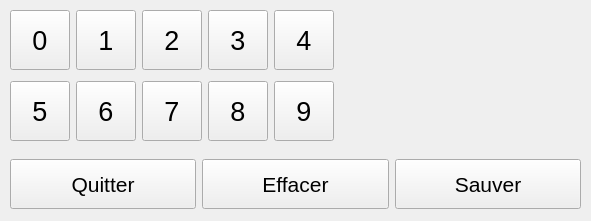
<?xml version="1.0" encoding="UTF-8"?>
<ui version="4.0">
 <class>NumericInputDialog</class>
 <widget class="QWidget" name="NumericInputDialog">
  <property name="geometry">
   <rect>
    <x>0</x>
    <y>0</y>
    <width>591</width>
    <height>221</height>
   </rect>
  </property>
  <property name="windowTitle">
   <string>Change degradeur(s)</string>
  </property>
  <property name="styleSheet">
   <string notr="true"/>
  </property>
  <widget class="QWidget" name="gridLayoutWidget">
   <property name="geometry">
    <rect>
     <x>10</x>
     <y>0</y>
     <width>326</width>
     <height>141</height>
    </rect>
   </property>
   <layout class="QGridLayout" name="gridLayout">
    <item row="0" column="2">
     <widget class="QPushButton" name="pushButton_2">
      <property name="sizePolicy">
       <sizepolicy hsizetype="Fixed" vsizetype="Fixed">
        <horstretch>0</horstretch>
        <verstretch>0</verstretch>
       </sizepolicy>
      </property>
      <property name="minimumSize">
       <size>
        <width>60</width>
        <height>60</height>
       </size>
      </property>
      <property name="maximumSize">
       <size>
        <width>50</width>
        <height>50</height>
       </size>
      </property>
      <property name="font">
       <font>
        <pointsize>20</pointsize>
       </font>
      </property>
      <property name="text">
       <string>2</string>
      </property>
     </widget>
    </item>
    <item row="0" column="1">
     <widget class="QPushButton" name="pushButton_1">
      <property name="sizePolicy">
       <sizepolicy hsizetype="Fixed" vsizetype="Fixed">
        <horstretch>0</horstretch>
        <verstretch>0</verstretch>
       </sizepolicy>
      </property>
      <property name="minimumSize">
       <size>
        <width>60</width>
        <height>60</height>
       </size>
      </property>
      <property name="maximumSize">
       <size>
        <width>50</width>
        <height>50</height>
       </size>
      </property>
      <property name="font">
       <font>
        <pointsize>20</pointsize>
       </font>
      </property>
      <property name="text">
       <string>1</string>
      </property>
     </widget>
    </item>
    <item row="0" column="3">
     <widget class="QPushButton" name="pushButton_3">
      <property name="sizePolicy">
       <sizepolicy hsizetype="Fixed" vsizetype="Fixed">
        <horstretch>0</horstretch>
        <verstretch>0</verstretch>
       </sizepolicy>
      </property>
      <property name="minimumSize">
       <size>
        <width>60</width>
        <height>60</height>
       </size>
      </property>
      <property name="maximumSize">
       <size>
        <width>50</width>
        <height>50</height>
       </size>
      </property>
      <property name="font">
       <font>
        <pointsize>20</pointsize>
       </font>
      </property>
      <property name="text">
       <string>3</string>
      </property>
     </widget>
    </item>
    <item row="0" column="0">
     <widget class="QPushButton" name="pushButton_0">
      <property name="sizePolicy">
       <sizepolicy hsizetype="Fixed" vsizetype="Fixed">
        <horstretch>0</horstretch>
        <verstretch>0</verstretch>
       </sizepolicy>
      </property>
      <property name="minimumSize">
       <size>
        <width>60</width>
        <height>60</height>
       </size>
      </property>
      <property name="maximumSize">
       <size>
        <width>50</width>
        <height>50</height>
       </size>
      </property>
      <property name="font">
       <font>
        <pointsize>20</pointsize>
       </font>
      </property>
      <property name="text">
       <string>0</string>
      </property>
     </widget>
    </item>
    <item row="0" column="4">
     <widget class="QPushButton" name="pushButton_4">
      <property name="sizePolicy">
       <sizepolicy hsizetype="Fixed" vsizetype="Fixed">
        <horstretch>0</horstretch>
        <verstretch>0</verstretch>
       </sizepolicy>
      </property>
      <property name="minimumSize">
       <size>
        <width>60</width>
        <height>60</height>
       </size>
      </property>
      <property name="maximumSize">
       <size>
        <width>50</width>
        <height>50</height>
       </size>
      </property>
      <property name="font">
       <font>
        <pointsize>20</pointsize>
       </font>
      </property>
      <property name="text">
       <string>4</string>
      </property>
     </widget>
    </item>
    <item row="1" column="0">
     <widget class="QPushButton" name="pushButton_5">
      <property name="sizePolicy">
       <sizepolicy hsizetype="Fixed" vsizetype="Fixed">
        <horstretch>0</horstretch>
        <verstretch>0</verstretch>
       </sizepolicy>
      </property>
      <property name="minimumSize">
       <size>
        <width>60</width>
        <height>60</height>
       </size>
      </property>
      <property name="maximumSize">
       <size>
        <width>50</width>
        <height>50</height>
       </size>
      </property>
      <property name="font">
       <font>
        <pointsize>20</pointsize>
       </font>
      </property>
      <property name="text">
       <string>5</string>
      </property>
     </widget>
    </item>
    <item row="1" column="1">
     <widget class="QPushButton" name="pushButton_6">
      <property name="sizePolicy">
       <sizepolicy hsizetype="Fixed" vsizetype="Fixed">
        <horstretch>0</horstretch>
        <verstretch>0</verstretch>
       </sizepolicy>
      </property>
      <property name="minimumSize">
       <size>
        <width>60</width>
        <height>60</height>
       </size>
      </property>
      <property name="maximumSize">
       <size>
        <width>50</width>
        <height>50</height>
       </size>
      </property>
      <property name="font">
       <font>
        <pointsize>20</pointsize>
       </font>
      </property>
      <property name="text">
       <string>6</string>
      </property>
     </widget>
    </item>
    <item row="1" column="2">
     <widget class="QPushButton" name="pushButton_7">
      <property name="sizePolicy">
       <sizepolicy hsizetype="Fixed" vsizetype="Fixed">
        <horstretch>0</horstretch>
        <verstretch>0</verstretch>
       </sizepolicy>
      </property>
      <property name="minimumSize">
       <size>
        <width>60</width>
        <height>60</height>
       </size>
      </property>
      <property name="maximumSize">
       <size>
        <width>50</width>
        <height>50</height>
       </size>
      </property>
      <property name="font">
       <font>
        <pointsize>20</pointsize>
       </font>
      </property>
      <property name="text">
       <string>7</string>
      </property>
     </widget>
    </item>
    <item row="1" column="3">
     <widget class="QPushButton" name="pushButton_8">
      <property name="sizePolicy">
       <sizepolicy hsizetype="Fixed" vsizetype="Fixed">
        <horstretch>0</horstretch>
        <verstretch>0</verstretch>
       </sizepolicy>
      </property>
      <property name="minimumSize">
       <size>
        <width>60</width>
        <height>60</height>
       </size>
      </property>
      <property name="maximumSize">
       <size>
        <width>50</width>
        <height>50</height>
       </size>
      </property>
      <property name="font">
       <font>
        <pointsize>20</pointsize>
       </font>
      </property>
      <property name="text">
       <string>8</string>
      </property>
     </widget>
    </item>
    <item row="1" column="4">
     <widget class="QPushButton" name="pushButton_9">
      <property name="sizePolicy">
       <sizepolicy hsizetype="Fixed" vsizetype="Fixed">
        <horstretch>0</horstretch>
        <verstretch>0</verstretch>
       </sizepolicy>
      </property>
      <property name="minimumSize">
       <size>
        <width>60</width>
        <height>60</height>
       </size>
      </property>
      <property name="maximumSize">
       <size>
        <width>50</width>
        <height>50</height>
       </size>
      </property>
      <property name="font">
       <font>
        <pointsize>20</pointsize>
       </font>
      </property>
      <property name="text">
       <string>9</string>
      </property>
     </widget>
    </item>
   </layout>
  </widget>
  <widget class="QLabel" name="label_dossier">
   <property name="geometry">
    <rect>
     <x>370</x>
     <y>20</y>
     <width>191</width>
     <height>101</height>
    </rect>
   </property>
   <property name="font">
    <font>
     <pointsize>33</pointsize>
    </font>
   </property>
   <property name="text">
    <string/>
   </property>
   <property name="alignment">
    <set>Qt::AlignCenter</set>
   </property>
  </widget>
  <widget class="QWidget" name="horizontalLayoutWidget">
   <property name="geometry">
    <rect>
     <x>10</x>
     <y>149</y>
     <width>571</width>
     <height>71</height>
    </rect>
   </property>
   <layout class="QHBoxLayout" name="horizontalLayout">
    <item>
     <widget class="QPushButton" name="pushButton_cancel">
      <property name="minimumSize">
       <size>
        <width>0</width>
        <height>50</height>
       </size>
      </property>
      <property name="font">
       <font>
        <pointsize>16</pointsize>
       </font>
      </property>
      <property name="text">
       <string>Quitter</string>
      </property>
     </widget>
    </item>
    <item>
     <widget class="QPushButton" name="pushButton_clear">
      <property name="minimumSize">
       <size>
        <width>0</width>
        <height>50</height>
       </size>
      </property>
      <property name="font">
       <font>
        <pointsize>16</pointsize>
       </font>
      </property>
      <property name="text">
       <string>Effacer</string>
      </property>
     </widget>
    </item>
    <item>
     <widget class="QPushButton" name="pushButton_ok">
      <property name="minimumSize">
       <size>
        <width>0</width>
        <height>50</height>
       </size>
      </property>
      <property name="font">
       <font>
        <pointsize>16</pointsize>
       </font>
      </property>
      <property name="text">
       <string>Sauver</string>
      </property>
     </widget>
    </item>
   </layout>
  </widget>
 </widget>
 <resources/>
 <connections/>
</ui>
